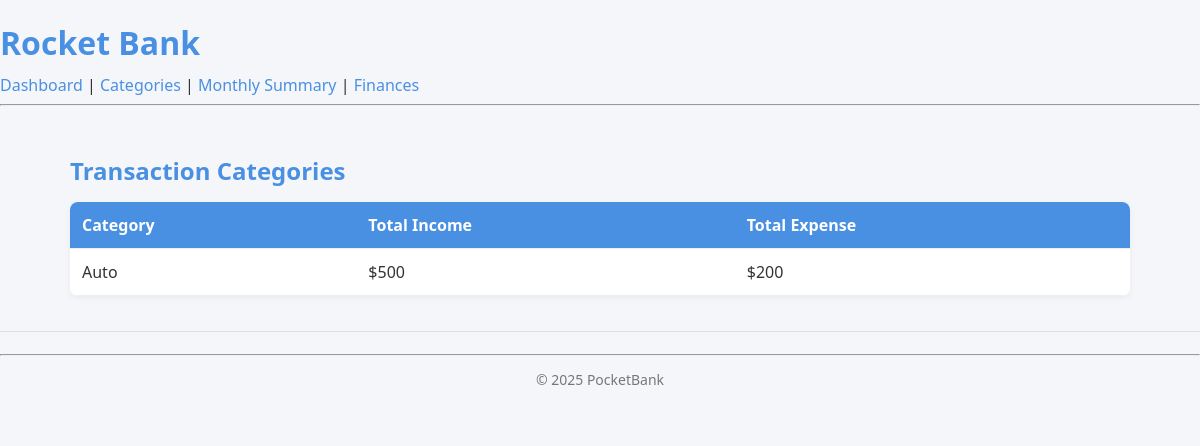
Screenshot of /dashboard/categories/ (signed in) with the database file from the repository.
### finance/models.py (models this page shows, shortened)
class TransactionCategory(models.Model):
    name = models.CharField(max_length=100)
    color = models.CharField(max_length=7, default='#000000')
    user = models.ForeignKey(User, on_delete=models.CASCADE)

### dashboard/views.py (the view)
# urls.py: path('categories/', CategoryReport.as_view(), name='categories'),
class CategoryReport(ListView):
    model = TransactionCategory
    template_name = 'dashboard/transaction_category.html'
    context_object_name = 'categories'
    def get_queryset(self):
        return TransactionCategory.objects.filter(user=self.request.user)
    def get_context_data(self, **kwargs):
        context = super().get_context_data(**kwargs)
        for category in context['categories']:
            category.total_income = Transaction.objects.filter(
                category=category, transaction_type='deposit'
            ).aggregate(Sum('amount'))['amount__sum'] or 0
            category.total_expense = Transaction.objects.filter(
                category=category, transaction_type='withdrawal'
            ).aggregate(Sum('amount'))['amount__sum'] or 0
        return context

### templates/dashboard/transaction_category.html
{% extends "base.html" %}
{% block content %}
<div class="container mt-4">
  <h2>Transaction Categories</h2>
  <table class="table table-bordered">
    <thead>
      <tr>
        <th>Category</th>
        <th>Total Income</th>
        <th>Total Expense</th>
      </tr>
    </thead>
    <tbody>
      {% for category in categories %}
      <tr>
        <td>{{ category.name }}</td>
        <td class="text-success">${{ category.total_income }}</td>
        <td class="text-danger">${{ category.total_expense }}</td>
      </tr>
      {% empty %}
      <tr><td colspan="3">No categories found.</td></tr>
      {% endfor %}
    </tbody>
  </table>
</div>
{% endblock %}

### static/style.css (style rules this page uses)
*, *::before, *::after { box-sizing: border-box; }
body { font-family: "Segoe UI", Roboto, sans-serif; background-color: #f5f6fa; margin: 0; padding: 0; color: #333; }
.container { max-width: 1100px; margin: 0 auto; padding: 20px; }
h1, h2, h3, h4, h5 { color: #4A90E2; margin-bottom: 10px; }
table { width: 100%; border-collapse: collapse; margin: 15px 0; background: white; border-radius: 8px; overflow: hidden; box-shadow: 0 2px 6px rgba(0,0,0,0.05); }
th, td { padding: 12px; text-align: left; border-bottom: 1px solid #eee; }
th { background-color: #4A90E2; color: white; }

### rows the page displays
TransactionCategory: name "Auto", total_income "500", total_expense "200"
